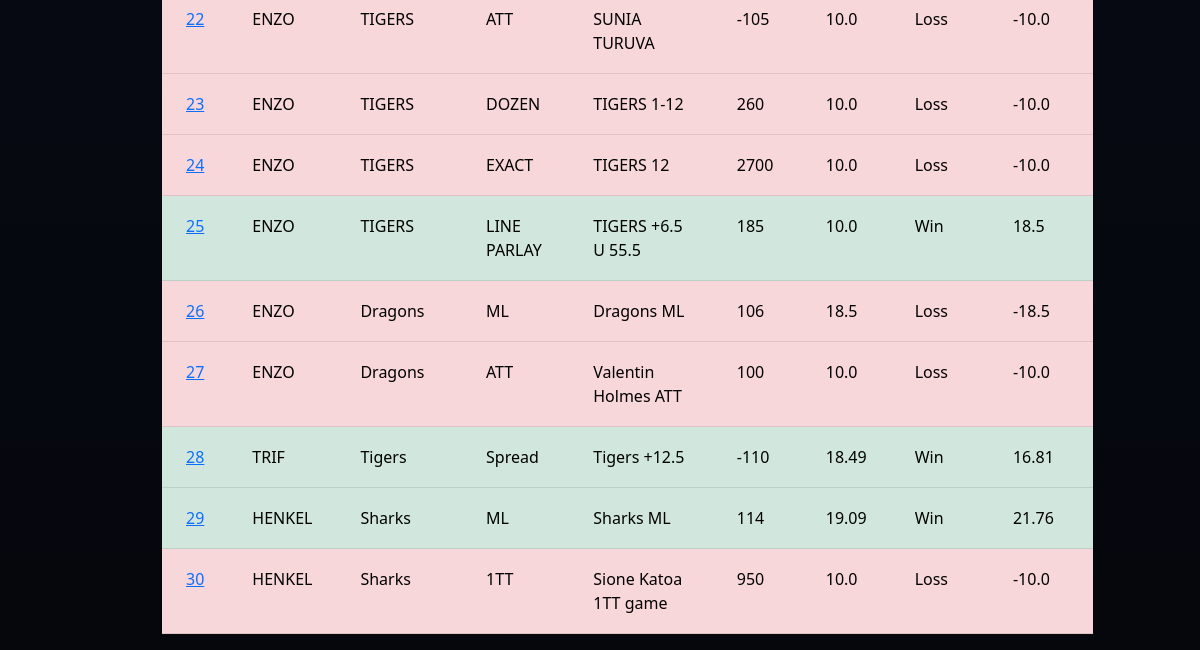
Page /transactions (lower part) on the earlier database version.
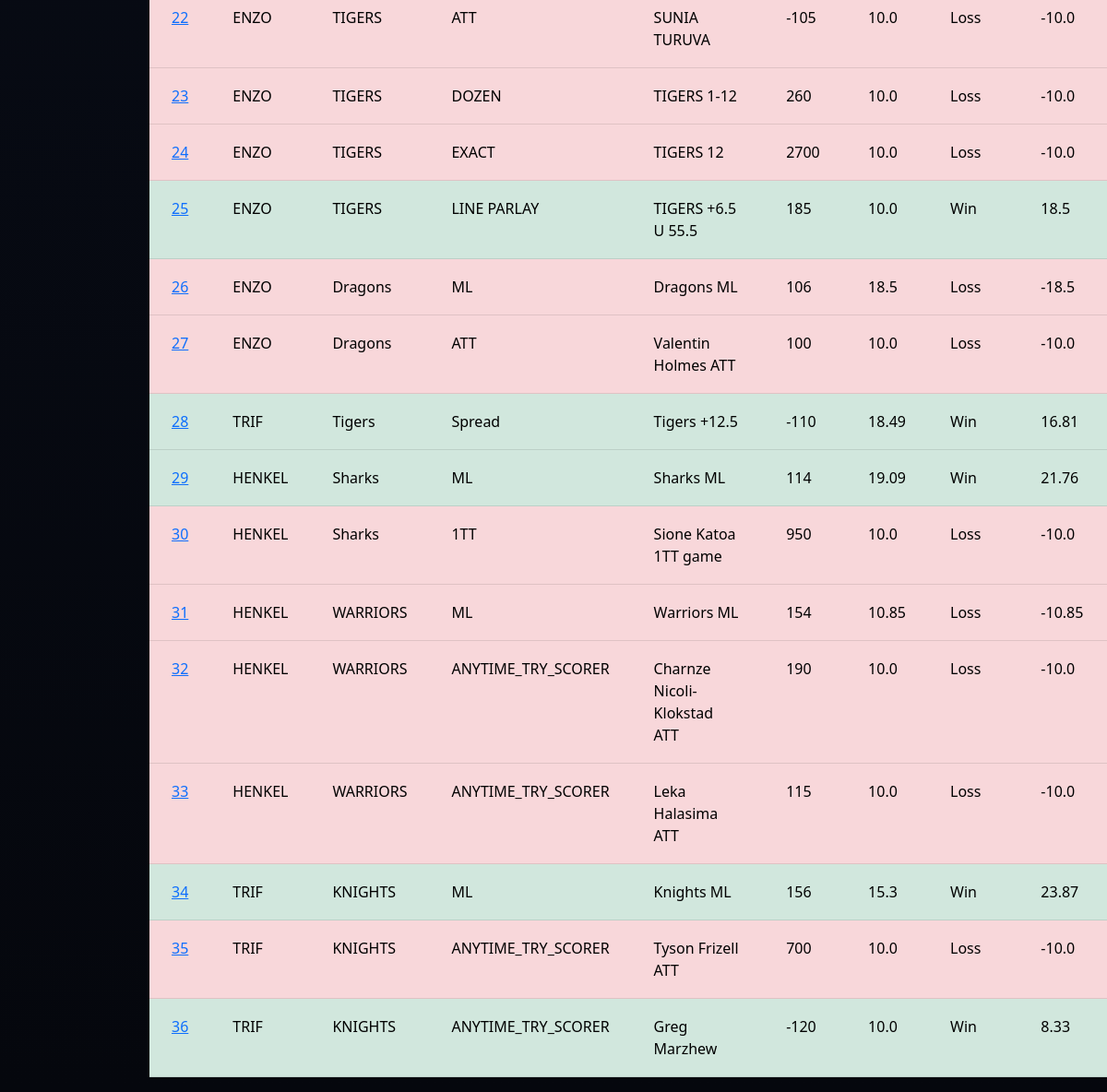
Same page on the later database version.
### tables this page shows
CREATE TABLE Transactions (
                            ID INTEGER PRIMARY KEY AUTOINCREMENT,
                            PlayerID INTEGER,
                            Team TEXT,
                            BetType TEXT,
                            Description TEXT,
                            Odds INTEGER,
                            AmountBet REAL,
                            Status TEXT,
                            AmountWon REAL,
                            FOREIGN KEY(PlayerID) REFERENCES Players(ID)
                        );

CREATE TABLE Players (
                        ID INTEGER PRIMARY KEY AUTOINCREMENT,
                        Name TEXT,
                        BetsPlaced INTEGER,
                        SuccessRate REAL,
                        Bank REAL
                    );

### betting_app/app.py (the view)
@app.route("/transactions")
def transactions():
    db = get_db(DB)
    data = db.execute("""
        SELECT Transactions.*, Players.Name
        FROM Transactions
        JOIN Players ON Players.ID = Transactions.PlayerID
    """).fetchall()
    return render_template("transactions.html", transactions=data)

### betting_app/app.py (called while the page is built)
def get_db(DB):
    try:
        db = sqlite3.connect(DB)
        return db
    except sqlite3.Error as e:
        print(f"Error opening database: {e}")
        return None

### betting_app/templates/transactions.html (shortened to what this page needs)
{% extends "base.html" %}
{% block content %}
<table class="table transaction-table">
    {% for p in transactions %}
    {% if p[7] == "Win" %}
    <tr class="table-success">
    {% elif p[7] == "Loss" %}
    <tr class="table-danger">
    {% elif p[7] == "Pending" %}
    <tr class="table-info">
    {% else %}
    <tr class="table-primary">
    {% endif %}
        <td>
            <a href="{{ url_for('player', id=p[0]) }}">
                {{ p[0] }}
            </a>
        </td>
        <td>{{ p[9] }}</td>
        <td>{{ p[2] }}</td>
        <td>{{ p[3] }}</td>
        <td>{{ p[4] }}</td>
        <td>{{ p[5] }}</td>
        <td>{{ p[6] }}</td>
        <td>{{ p[7] }}</td>
        <td>{{ p[8] }}</td>
    </tr>
    {% endfor %}
</table>
{% endblock %}

### betting_app/templates/base.html (shortened to what this page needs)
<!DOCTYPE html>
<html lang="en">
<head>
<link href="https://cdn.jsdelivr.net/npm/bootstrap@5.3.0/dist/css/bootstrap.min.css" rel="stylesheet">
<link rel="stylesheet" href="https://cdn.jsdelivr.net/npm/bootstrap-icons@1.11.1/font/bootstrap-icons.css">
</head>
<body>
<div class="container">
    {% block content %}
    {% endblock %}
</div>
</body>
</html>

### betting_app/templates/base.html (style rules this page uses)
body { background: linear-gradient(to bottom, #0a0f1c, #05070d); color: white; font-family: 'Segoe UI', Tahoma, Geneva, Verdana, sans-serif; }
.container { max-width: 900px; }

Differences in the rows shown:
added Transactions: ID "31", Name "HENKEL", Team "WARRIORS", BetType "ML", Description "Warriors ML", Odds "154", AmountBet "10.85", Status "Loss", AmountWon "-10.85"
added Transactions: ID "32", Name "HENKEL", Team "WARRIORS", BetType "ANYTIME_TRY_SCORER", Description "Charnze Nicoli-Klokstad ATT", Odds "190", AmountBet "10.0", Status "Loss", AmountWon "-10.0"
added Transactions: ID "33", Name "HENKEL", Team "WARRIORS", BetType "ANYTIME_TRY_SCORER", Description "Leka Halasima ATT", Odds "115", AmountBet "10.0", Status "Loss", AmountWon "-10.0"
added Transactions: ID "34", Name "TRIF", Team "KNIGHTS", BetType "ML", Description "Knights ML", Odds "156", AmountBet "15.3", Status "Win", AmountWon "23.87"
added Transactions: ID "35", Name "TRIF", Team "KNIGHTS", BetType "ANYTIME_TRY_SCORER", Description "Tyson Frizell ATT", Odds "700", AmountBet "10.0", Status "Loss", AmountWon "-10.0"
added Transactions: ID "36", Name "TRIF", Team "KNIGHTS", BetType "ANYTIME_TRY_SCORER", Description "Greg Marzhew", Odds "-120", AmountBet "10.0", Status "Win", AmountWon "8.33"
